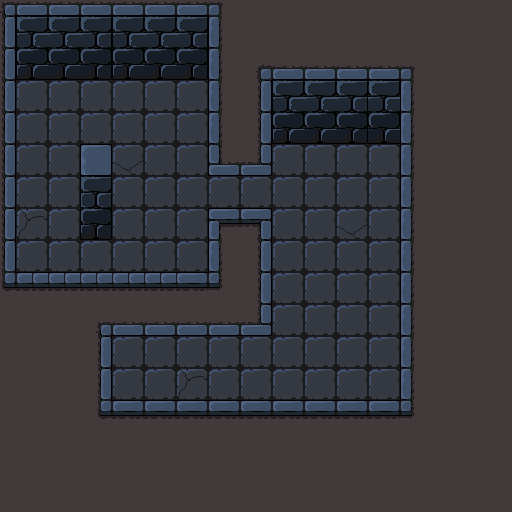

A level layout from a 2D game, rendered from its tile map. Below: a short description, then the map file with its tile-grid data intact:
An orthogonal 32x32 tile map with 16x16 px tiles, 1 tile layer (Tile Layer 1) and 15 objects.

<map version="1.5" tiledversion="1.7.2" orientation="orthogonal" renderorder="right-down" width="32" height="32" tilewidth="16" tileheight="16" infinite="0" nextlayerid="4" nextobjectid="26">
 <tileset firstgid="1" source="tileset.tsx" />
 <layer id="1" name="Tile Layer 1" width="32" height="32" tintcolor="#ffffff">
  <data encoding="csv">
114,83,84,83,84,83,84,83,84,83,84,83,84,115,179,179,179,179,179,179,179,179,179,179,179,179,179,179,179,179,179,179,
168,7,8,9,10,11,12,7,8,9,10,11,12,165,179,179,179,179,179,179,179,179,179,179,179,179,179,179,179,179,179,179,
184,23,24,25,26,27,28,23,24,25,26,27,28,181,179,179,179,179,179,179,179,179,179,179,179,179,179,179,179,179,179,179,
200,39,40,41,42,43,44,39,40,41,42,43,44,197,179,179,179,179,179,67,68,67,68,67,68,179,179,179,179,179,179,179,
216,55,56,57,58,59,60,55,56,57,58,59,60,213,179,179,212,83,84,83,84,83,84,83,84,115,179,179,179,179,179,179,
168,71,72,71,72,71,72,71,72,71,72,71,72,165,179,37,38,7,8,9,10,11,12,9,10,33,179,179,179,179,179,179,
184,87,88,87,88,87,88,87,88,87,88,87,88,181,179,53,54,23,24,25,26,27,28,25,26,49,179,179,179,179,179,179,
200,71,72,71,72,71,72,71,72,71,72,71,72,197,179,37,38,39,40,41,42,43,44,41,42,33,179,179,179,179,179,179,
216,87,88,87,88,87,88,87,88,87,88,87,88,213,179,53,54,55,56,57,58,59,60,57,58,49,179,179,179,179,179,179,
168,71,72,71,72,35,36,73,74,71,72,71,72,65,66,69,70,71,72,71,72,71,72,71,72,33,179,179,179,179,179,179,
184,87,88,87,88,51,52,89,90,87,88,87,88,81,82,85,86,87,88,87,88,87,88,87,88,49,179,179,179,179,179,179,
200,71,72,71,72,13,14,71,72,71,72,71,72,71,72,71,72,71,72,71,72,71,72,71,72,33,179,179,179,179,179,179,
216,87,88,87,88,29,30,87,88,87,88,87,88,87,88,87,88,87,88,87,88,87,88,87,88,49,179,179,179,179,179,179,
168,75,76,71,72,45,46,71,72,71,72,71,72,1,2,5,6,71,72,71,72,73,74,71,72,33,179,179,179,179,179,179,
184,91,92,87,88,61,62,87,88,87,88,87,88,17,18,21,22,87,88,87,88,89,90,87,88,49,179,179,179,179,179,179,
200,71,72,71,72,71,72,71,72,71,72,71,72,197,179,37,38,71,72,71,72,71,72,71,72,33,179,179,179,179,179,179,
216,87,88,87,88,87,88,87,88,87,88,87,88,213,179,53,54,87,88,87,88,87,88,87,88,49,179,179,179,179,179,179,
130,3,3,3,3,3,3,3,3,3,3,3,4,131,179,37,38,71,72,71,72,71,72,71,72,33,179,179,179,179,179,179,
146,19,19,19,19,19,19,19,19,19,19,19,20,147,179,53,54,87,88,87,88,87,88,87,88,49,179,179,179,179,179,179,
179,179,179,179,179,179,179,67,68,67,68,67,68,67,68,69,70,71,72,71,72,71,72,71,72,33,179,179,179,179,179,179,
179,179,179,179,179,179,114,83,84,83,84,83,84,83,84,85,86,87,88,87,88,87,88,87,88,49,179,179,179,179,179,179,
179,179,179,179,179,37,38,71,72,71,72,71,72,71,72,71,72,71,72,71,72,71,72,71,72,33,179,179,179,179,179,179,
179,179,179,179,179,53,54,87,88,87,88,87,88,87,88,87,88,87,88,87,88,87,88,87,88,49,179,179,179,179,179,179,
179,179,179,179,179,37,38,71,72,71,72,75,76,71,72,71,72,71,72,71,72,71,72,71,72,33,179,179,179,179,179,179,
179,179,179,179,179,53,54,87,88,87,88,91,92,87,88,87,88,87,88,87,88,87,88,87,88,49,179,179,179,179,179,179,
179,179,179,179,179,179,130,3,4,3,4,3,4,3,4,3,4,3,4,3,4,3,4,3,4,131,179,179,179,179,179,179,
179,179,179,179,179,179,146,19,20,19,20,19,20,19,20,19,20,19,20,19,20,19,20,19,20,147,179,179,179,179,179,179,
179,179,179,179,179,179,179,179,179,179,179,179,179,179,179,179,179,179,179,179,179,179,179,179,179,179,179,179,179,179,179,179,
179,179,179,179,179,179,179,179,179,179,179,179,179,179,179,179,179,179,179,179,179,179,179,179,179,179,179,179,179,179,179,179,
179,179,179,179,179,179,179,179,179,179,179,179,179,179,179,179,179,179,179,179,179,179,179,179,179,179,179,179,179,179,179,179,
179,179,179,179,179,179,179,179,179,179,179,179,179,179,179,179,179,179,179,179,179,179,179,179,179,179,179,179,179,179,179,179,
179,179,179,179,179,179,179,179,179,179,179,179,179,179,179,179,179,179,179,179,179,179,179,179,179,179,179,179,179,179,179,179
</data>
 </layer>
 <objectgroup color="#00aa00" id="3" name="collisions">
  <object id="9" x="0" y="0" width="16" height="288" />
  <object id="10" x="16" y="272" width="208" height="16" />
  <object id="12" x="208" y="208" width="64" height="64" />
  <object id="13" x="256" y="272" width="16" height="64" />
  <object id="14" x="96" y="320" width="160" height="16" />
  <object id="15" x="96" y="336" width="16" height="80" />
  <object id="16" x="112" y="400" width="304" height="16" />
  <object id="17" x="400" y="64" width="16" height="336" />
  <object id="18" x="256" y="64" width="144" height="16" />
  <object id="19" x="256" y="80" width="16" height="96" />
  <object id="20" x="208" y="160" width="48" height="16" />
  <object id="22" x="16" y="0" width="192" height="80" />
  <object id="23" x="272" y="80" width="128" height="64" />
  <object id="24" x="80" y="144" width="32" height="96" />
  <object id="25" x="208" y="0" width="16" height="160" />
 </objectgroup>
</map>
